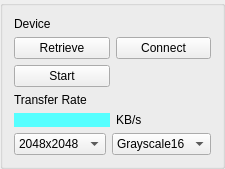
       <widget class="QGroupBox" name="groupBox">
        <property name="maximumSize">
         <size>
          <width>230</width>
          <height>16777215</height>
         </size>
        </property>
        <property name="title">
         <string/>
        </property>
        <layout class="QGridLayout" name="gridLayout_4">
         <item row="0" column="0">
          <widget class="QLabel" name="label">
           <property name="maximumSize">
            <size>
             <width>230</width>
             <height>16777215</height>
            </size>
           </property>
           <property name="text">
            <string>Device</string>
           </property>
          </widget>
         </item>
         <item row="0" column="1">
          <layout class="QHBoxLayout" name="horizontalLayout"/>
         </item>
         <item row="1" column="0">
          <widget class="QPushButton" name="pushButton_retrieve">
           <property name="maximumSize">
            <size>
             <width>230</width>
             <height>16777215</height>
            </size>
           </property>
           <property name="text">
            <string>Retrieve</string>
           </property>
          </widget>
         </item>
         <item row="1" column="1">
          <widget class="QPushButton" name="pushButton_connect">
           <property name="maximumSize">
            <size>
             <width>230</width>
             <height>16777215</height>
            </size>
           </property>
           <property name="text">
            <string>Connect</string>
           </property>
          </widget>
         </item>
         <item row="2" column="0">
          <widget class="QPushButton" name="pushButton_start">
           <property name="maximumSize">
            <size>
             <width>230</width>
             <height>16777215</height>
            </size>
           </property>
           <property name="text">
            <string>Start</string>
           </property>
          </widget>
         </item>
         <item row="3" column="0">
          <widget class="QLabel" name="Transfer_Rate">
           <property name="maximumSize">
            <size>
             <width>230</width>
             <height>16777215</height>
            </size>
           </property>
           <property name="text">
            <string>Transfer Rate</string>
           </property>
          </widget>
         </item>
         <item row="4" column="0">
          <widget class="QLabel" name="label_rate">
           <property name="maximumSize">
            <size>
             <width>230</width>
             <height>16777215</height>
            </size>
           </property>
           <property name="palette">
            <palette>
             <active>
              <colorrole role="Button">
               <brush brushstyle="SolidPattern">
                <color alpha="255">
                 <red>85</red>
                 <green>255</green>
                 <blue>255</blue>
                </color>
               </brush>
              </colorrole>
              <colorrole role="Base">
               <brush brushstyle="SolidPattern">
                <color alpha="255">
                 <red>85</red>
                 <green>255</green>
                 <blue>255</blue>
                </color>
               </brush>
              </colorrole>
              <colorrole role="Window">
               <brush brushstyle="SolidPattern">
                <color alpha="255">
                 <red>85</red>
                 <green>255</green>
                 <blue>255</blue>
                </color>
               </brush>
              </colorrole>
             </active>
             <inactive>
              <colorrole role="Button">
               <brush brushstyle="SolidPattern">
                <color alpha="255">
                 <red>85</red>
                 <green>255</green>
                 <blue>255</blue>
                </color>
               </brush>
              </colorrole>
              <colorrole role="Base">
               <brush brushstyle="SolidPattern">
                <color alpha="255">
                 <red>85</red>
                 <green>255</green>
                 <blue>255</blue>
                </color>
               </brush>
              </colorrole>
              <colorrole role="Window">
               <brush brushstyle="SolidPattern">
                <color alpha="255">
                 <red>85</red>
                 <green>255</green>
                 <blue>255</blue>
                </color>
               </brush>
              </colorrole>
             </inactive>
             <disabled>
              <colorrole role="Button">
               <brush brushstyle="SolidPattern">
                <color alpha="255">
                 <red>85</red>
                 <green>255</green>
                 <blue>255</blue>
                </color>
               </brush>
              </colorrole>
              <colorrole role="Base">
               <brush brushstyle="SolidPattern">
                <color alpha="255">
                 <red>85</red>
                 <green>255</green>
                 <blue>255</blue>
                </color>
               </brush>
              </colorrole>
              <colorrole role="Window">
               <brush brushstyle="SolidPattern">
                <color alpha="255">
                 <red>85</red>
                 <green>255</green>
                 <blue>255</blue>
                </color>
               </brush>
              </colorrole>
             </disabled>
            </palette>
           </property>
           <property name="autoFillBackground">
            <bool>false</bool>
           </property>
           <property name="styleSheet">
            <string notr="true">background-color: rgb(137, 203, 101);
background-color:rgb(85, 255, 255);</string>
           </property>
           <property name="text">
            <string/>
           </property>
          </widget>
         </item>
         <item row="4" column="1">
          <widget class="QLabel" name="label_3">
           <property name="maximumSize">
            <size>
             <width>230</width>
             <height>16777215</height>
            </size>
           </property>
           <property name="text">
            <string>KB/s</string>
           </property>
          </widget>
         </item>
         <item row="5" column="0" colspan="2">
          <layout class="QGridLayout" name="gridLayout_2">
           <item row="0" column="0">
            <widget class="QComboBox" name="comboResolution">
             <property name="maximumSize">
              <size>
               <width>230</width>
               <height>16777215</height>
              </size>
             </property>
             <item>
              <property name="text">
               <string>2048x2048</string>
              </property>
             </item>
             <item>
              <property name="text">
               <string>2048x1024</string>
              </property>
             </item>
             <item>
              <property name="text">
               <string>640x512</string>
              </property>
             </item>
             <item>
              <property name="text">
               <string>128x128</string>
              </property>
             </item>
            </widget>
           </item>
           <item row="0" column="1">
            <widget class="QComboBox" name="comboFormat">
             <property name="maximumSize">
              <size>
               <width>230</width>
               <height>16777215</height>
              </size>
             </property>
             <item>
              <property name="text">
               <string>Grayscale16</string>
              </property>
             </item>
             <item>
              <property name="text">
               <string>Grayscale8</string>
              </property>
             </item>
            </widget>
           </item>
          </layout>
         </item>
        </layout>
       </widget>
